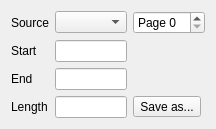
<?xml version="1.0" encoding="UTF-8"?>
<ui version="4.0">
 <class>DumpDial</class>
 <widget class="QDialog" name="DumpDial">
  <property name="windowModality">
   <enum>Qt::WindowModal</enum>
  </property>
  <property name="geometry">
   <rect>
    <x>0</x>
    <y>0</y>
    <width>184</width>
    <height>97</height>
   </rect>
  </property>
  <property name="windowTitle">
   <string>Save Memory Dump</string>
  </property>
  <property name="windowIcon">
   <iconset>
    <normaloff>:/images/logo.png</normaloff>:/images/logo.png</iconset>
  </property>
  <layout class="QVBoxLayout" name="verticalLayout">
   <item>
    <layout class="QGridLayout" name="gridLayout" columnstretch="0,1,0">
     <item row="0" column="0">
      <widget class="QLabel" name="labSource">
       <property name="text">
        <string>Source</string>
       </property>
      </widget>
     </item>
     <item row="0" column="1">
      <widget class="QComboBox" name="cbSource"/>
     </item>
     <item row="0" column="2">
      <widget class="QSpinBox" name="sbPage">
       <property name="prefix">
        <string>Page </string>
       </property>
      </widget>
     </item>
     <item row="1" column="0">
      <widget class="QLabel" name="label_3">
       <property name="text">
        <string>Start</string>
       </property>
      </widget>
     </item>
     <item row="1" column="1">
      <widget class="xHexSpin" name="leStart">
      </widget>
     </item>
     <item row="2" column="0">
      <widget class="QLabel" name="label_4">
       <property name="text">
        <string>End</string>
       </property>
      </widget>
     </item>
     <item row="2" column="1">
      <widget class="xHexSpin" name="leEnd">
      </widget>
     </item>
     <item row="3" column="0">
      <widget class="QLabel" name="label_2">
       <property name="text">
        <string>Length</string>
       </property>
      </widget>
     </item>
     <item row="3" column="1">
      <widget class="xHexSpin" name="leLen">
      </widget>
     </item>
     <item row="3" column="2">
      <widget class="QToolButton" name="tbSave">
       <property name="text">
        <string>Save as...</string>
       </property>
       <property name="icon">
        <iconset resource="../xpeccy.qrc">
         <normaloff>:/images/save_all.png</normaloff>:/images/save_all.png</iconset>
       </property>
       <property name="popupMode">
        <enum>QToolButton::InstantPopup</enum>
       </property>
      </widget>
     </item>
    </layout>
   </item>
  </layout>
  <action name="aSaveBin">
   <property name="icon">
    <iconset resource="../xpeccy.qrc">
     <normaloff>:/images/filebin.png</normaloff>:/images/filebin.png</iconset>
   </property>
   <property name="text">
    <string>...as bin</string>
   </property>
  </action>
  <action name="aSaveHobeta">
   <property name="icon">
    <iconset resource="../xpeccy.qrc">
     <normaloff>:/images/dollar.png</normaloff>:/images/dollar.png</iconset>
   </property>
   <property name="text">
    <string>...as Hobeta</string>
   </property>
  </action>
  <action name="aSaveToA">
   <property name="icon">
    <iconset resource="../xpeccy.qrc">
     <normaloff>:/images/floppy.png</normaloff>:/images/floppy.png</iconset>
   </property>
   <property name="text">
    <string>...to disk A</string>
   </property>
  </action>
  <action name="aSaveToB">
   <property name="icon">
    <iconset resource="../xpeccy.qrc">
     <normaloff>:/images/floppy.png</normaloff>:/images/floppy.png</iconset>
   </property>
   <property name="text">
    <string>...to disk B</string>
   </property>
  </action>
  <action name="aSaveToC">
   <property name="icon">
    <iconset resource="../xpeccy.qrc">
     <normaloff>:/images/floppy.png</normaloff>:/images/floppy.png</iconset>
   </property>
   <property name="text">
    <string>...to disk C</string>
   </property>
  </action>
  <action name="aSaveToD">
   <property name="icon">
    <iconset resource="../xpeccy.qrc">
     <normaloff>:/images/floppy.png</normaloff>:/images/floppy.png</iconset>
   </property>
   <property name="text">
    <string>...to disk D</string>
   </property>
  </action>
 </widget>
 <customwidgets>
  <customwidget>
   <class>xHexSpin</class>
   <extends>QLineEdit</extends>
   <header location="global">stdlib.h</header>
  </customwidget>
 </customwidgets>
 <tabstops>
  <tabstop>cbSource</tabstop>
  <tabstop>sbPage</tabstop>
  <tabstop>leStart</tabstop>
  <tabstop>leEnd</tabstop>
  <tabstop>leLen</tabstop>
 </tabstops>
 <resources>
  <include location="../xpeccy.qrc"/>
 </resources>
 <connections/>
</ui>
